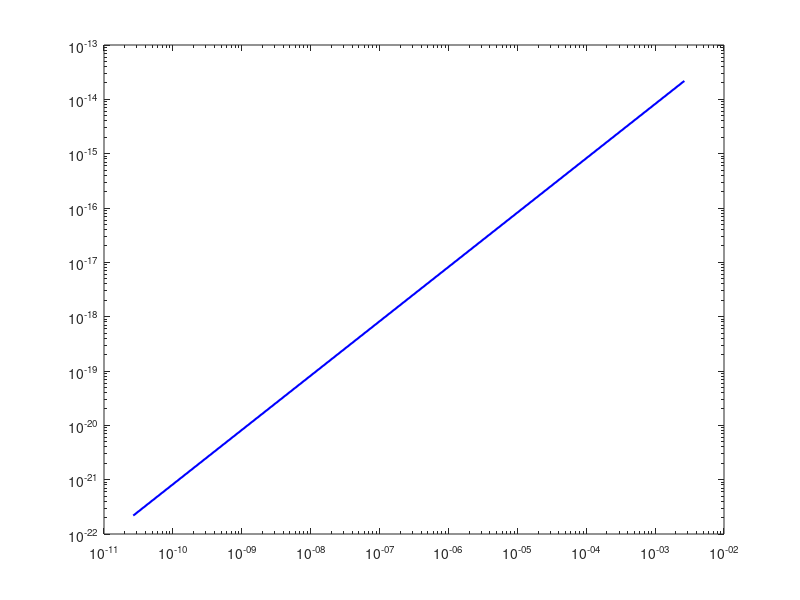

MATLAB code for this plot: (Note: this script raises an error after producing the figure.)
% Constants (adjust as necessary)
lambda = 5e-7; % Wavelength in meters (example value)
k = 2 * pi / lambda; % Wave number
L = 2000; % Propagation distance in meters
f = sqrt(lambda * L); % Fresnel length in meters
D = 0.4; % Aperture diameter in meters
l_0 = 0.01; % Inner scale of turbulence in meters
L_0 = 1000; % Outer scale of turbulence in meters

% Define the Airy function A(x)
A = @(x) (2 * besselj(1, x) ./ x).^2; % J1 is the first-order Bessel function of the first kind

% Phi_n function
function phi_n = Phi_n(k, l_0, L_0, Cn2)
    k_l = 3.3 / l_0; % Scaling constant for the inner scale
    k_0 = 2 * pi / L_0; % Scaling constant for the outer scale

    % Define the scaling function f_n(k/k_l)
    fn = @(x) 1 + 1.802 * x - 0.254 * x.^(7/6); % Empirical function

    % Calculate the power spectral density
    phi_n = 0.033 * Cn2 * fn(k / k_l) .* exp(-k.^2 / k_l^2) ./ (k.^2 + k_0^2).^(11/6);
end

% Range of Cn^2 values for Rytov variance calculations
Cn2_values = linspace(1e-25, 1e-17, 2); % Adjust based on realistic conditions
rytov_variance_values = 1.23 * Cn2_values .* k.^(7/6) .* L.^(11/6);

% Preallocate arrays for AoA variance calculations
aoa_variance_values = zeros(size(Cn2_values));

% Numerical integration for each Cn^2 value
for i = 1:length(Cn2_values)
    Cn2 = Cn2_values(i);
    
    % Define the integrand for the AoA variance calculation
    integrand = @(kappa) kappa.^3 .* Phi_n(kappa, l_0, L_0, Cn2) .* ...
                         (1 + (2 * pi) ./ (kappa * f).^2) .* ...
                         sin((kappa * f).^2 / (2 * pi)) .* A(D * kappa / 2);
    
    % Numerical integration with a finite upper limit
    aoa_variance_values(i) = pi^2 * L * integral(integrand, 0, 1000); % 1000 as a practical upper limit
end

% Plot AoA variance vs Rytov variance
figure;
loglog(rytov_variance_values, aoa_variance_values, 'b', 'LineWidth', 1.5);
hold on; % Maintain current plot for additional data

% Parameters for the phase screen method
M = 1024; % Grid size for phase screen
delta = 0.001; % Grid spacing in meters
delta_x = delta;
delta_y = delta;
delta_z = L / 13; % Step size for phase screen propagation (equal segments)

% Preallocate arrays for phase screen AoA variance calculations
aoa_variance_phasescreen = zeros(size(Cn2_values));
aoa_variance_phasescreen2 = zeros(size(Cn2_values));

% Number of phase screens
num_screens = 13;
screen_distance = L / num_screens; % Distance between phase screens

% Calculate AoA variance using the phase screen method
for i = 1:length(Cn2_values)
    Cn2 = Cn2_values(i);
    
    % Initialize the complex fields representing the wavefronts
    field1 = exp(1i * zeros(M, M)); % Initial wavefront with zero phase
    field2 = exp(1i * zeros(M, M)); % Initial wavefront with zero phase
    
    % Apply phase screens over the propagation distance
    for j = 1:num_screens
        phase_screen_segment = real(phasescreen(M, delta, L_0, l_0, lambda, Cn2,delta_z)); 
        phase_screen_segment2 = real(phasescreen2(M, delta, L_0, l_0, lambda, Cn2,delta_x, delta_y, delta_z));
        
        % Apply the phase screens to the fields
        field1 = field1 .* exp(1i * phase_screen_segment);
        field2 = field2 .* exp(1i * phase_screen_segment2);
        
        % Propagate the fields to the next screen
        field1 = propagate_field(field1, lambda, delta, delta_z);
        field2 = propagate_field(field2, lambda, delta, delta_z);
    end
    
    % Extract the phase from the final fields
    final_phase1 = angle(field1);
    final_phase2 = angle(field2);
    
    % Calculate gradients for AoA variance
    [grad_x1, grad_y1] = gradient(final_phase1, delta);
    [grad_x2, grad_y2] = gradient(final_phase2, delta);
    
    aoa_variance_phasescreen(i) = mean(grad_x1.^2 + grad_y1.^2, 'all');
    aoa_variance_phasescreen2(i) = mean(grad_x2.^2 + grad_y2.^2, 'all');
end

% Plot results of the phase screen methods
loglog(rytov_variance_values, aoa_variance_phasescreen, 'r', 'LineWidth', 1.5);
loglog(rytov_variance_values, aoa_variance_phasescreen2, 'g', 'LineWidth', 1.5);

% Final plot adjustments
xlabel('Rytov Variance \sigma_R^2');
ylabel('AoA Variance');
title('AoA Variance vs Rytov Variance');
legend('Rytov Method', 'Phase Screen Method traditional', 'Phase Screen Method randomized');
grid on;
hold off;

% Propagation function for wavefront
function field_out = propagate_field(field, lambda, delta, distance)
    [M, ~] = size(field);
    fx = (-M/2:M/2-1) / (M * delta); % Frequency space
    [FX, FY] = meshgrid(fx, fx);
    H = exp(-1i * pi * lambda * distance * (FX.^2 + FY.^2)); % Transfer function
    field_out = ifftshift(ifft2(fft2(fftshift(field)) .* H)); % Apply transfer function
end
